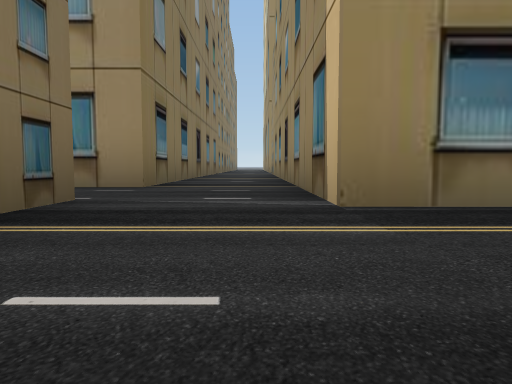
[1] (above)

23 first-person views from a walk through a robot-simulator world made for Gazebo. The camera is 1.2 m above the floor, tilts 4° down and sees 70° across. The floor is counted in squares, 5 m on a side. Each view is taken from the middle of a square. On the plan, view 1 faces up. The plan holds only what a view shows up to about 9 squares ahead; the rest is blank. The place goes on beyond the plan.

[2]
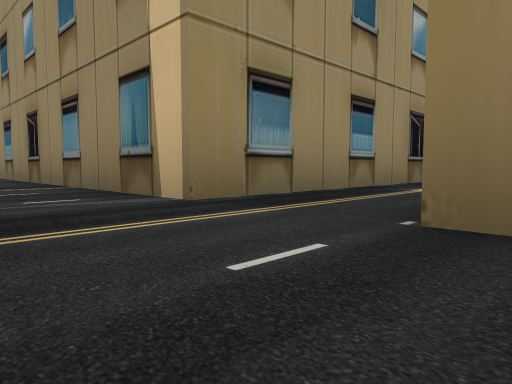

[3]
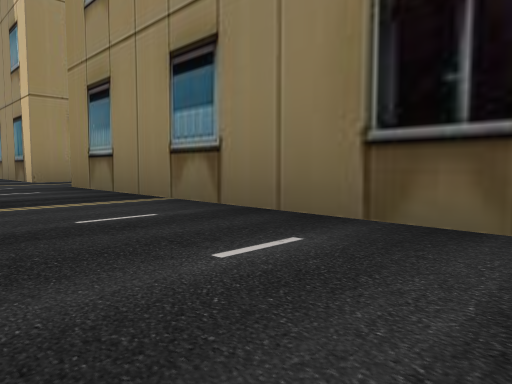

[4]
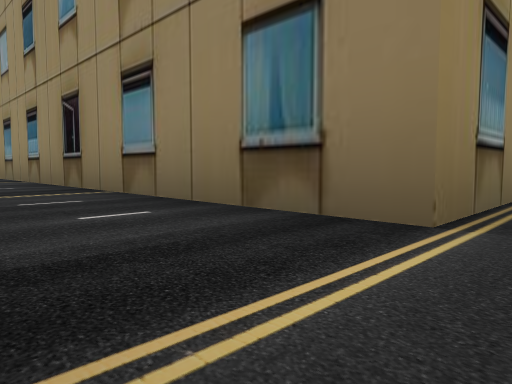

[5]
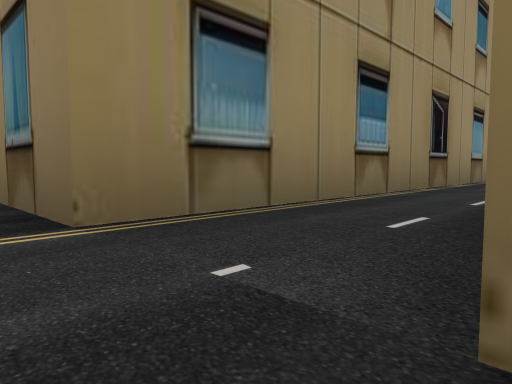

[6]
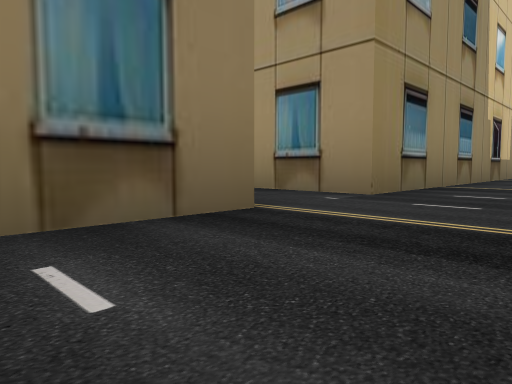

[7]
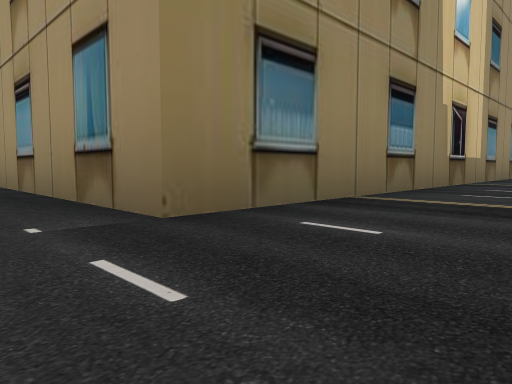

[8]
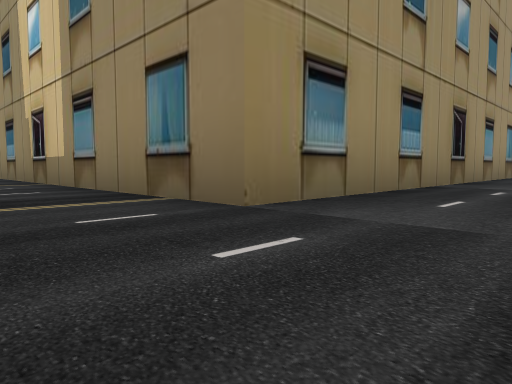

[9]
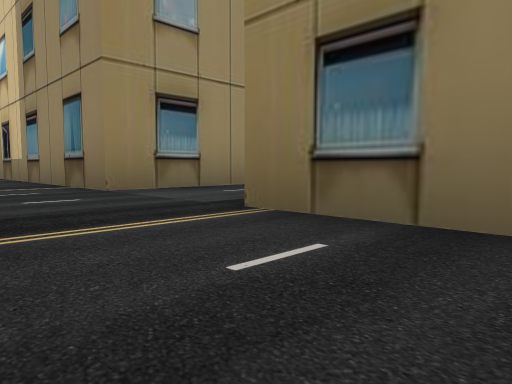

[10]
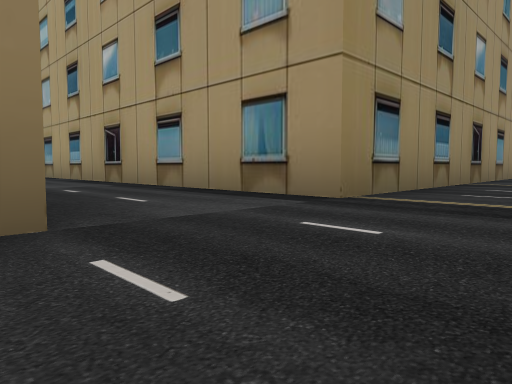

[11]
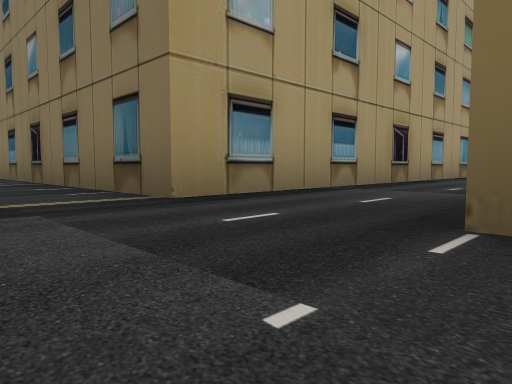

[12]
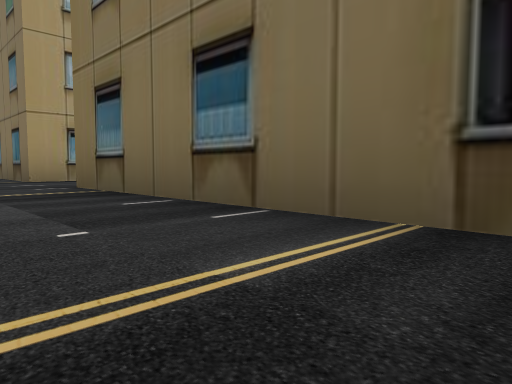

[13]
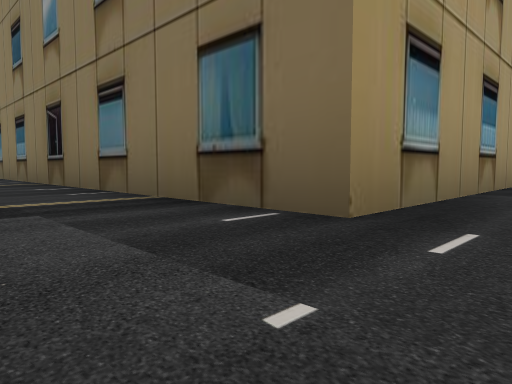

[14]
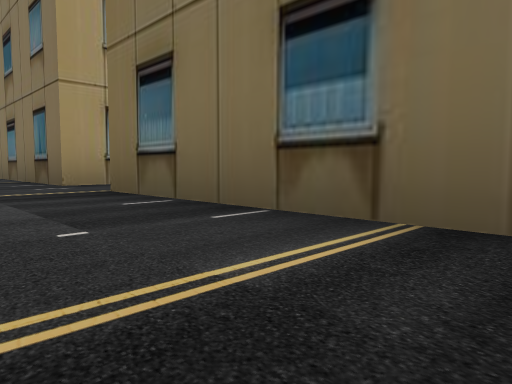

[15]
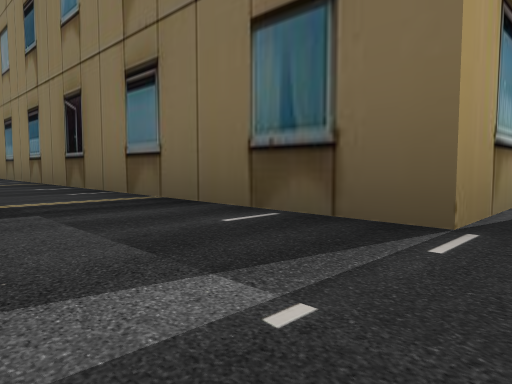

[16]
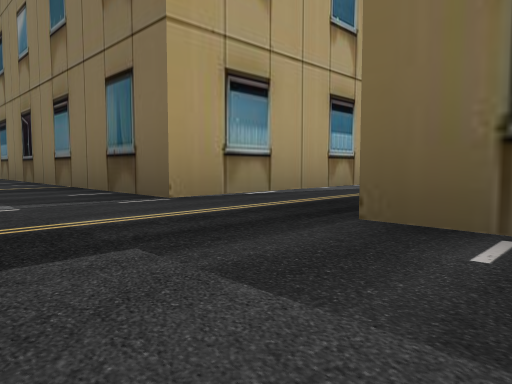

[17]
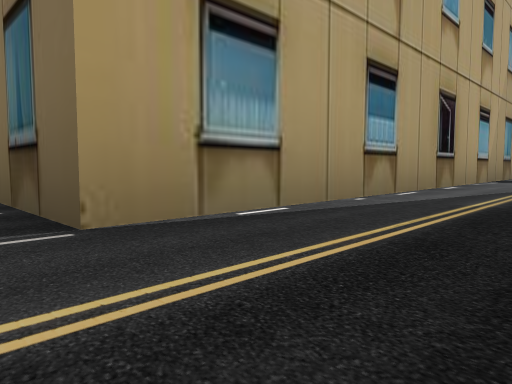

[18]
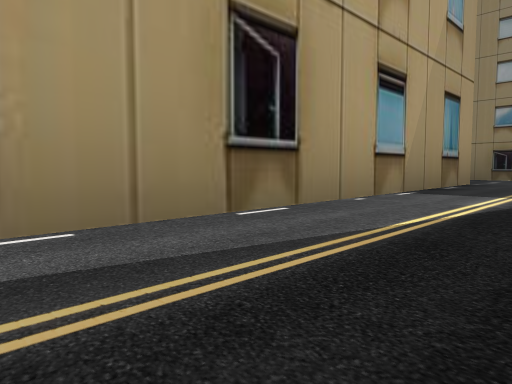

[19]
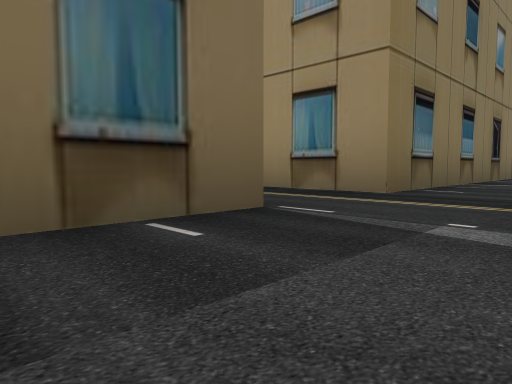

[20]
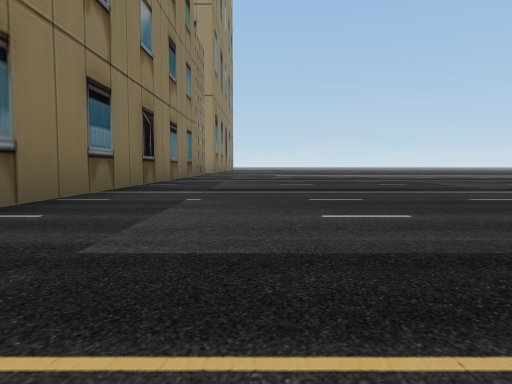

[21]
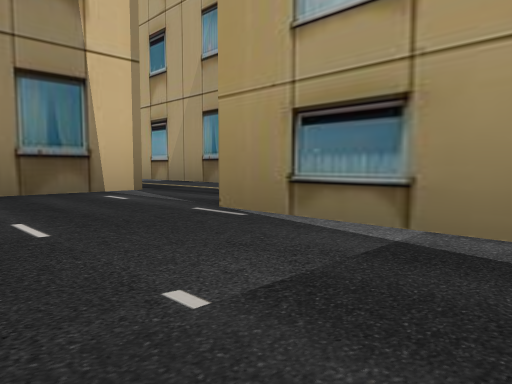

[22]
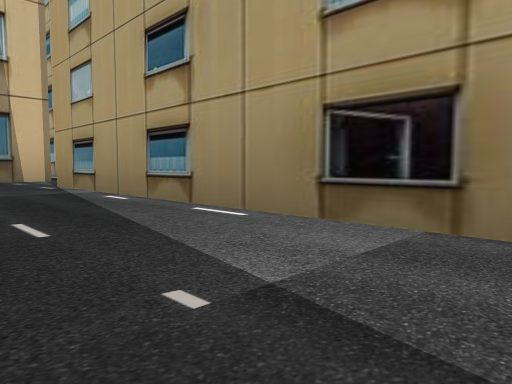

[23]
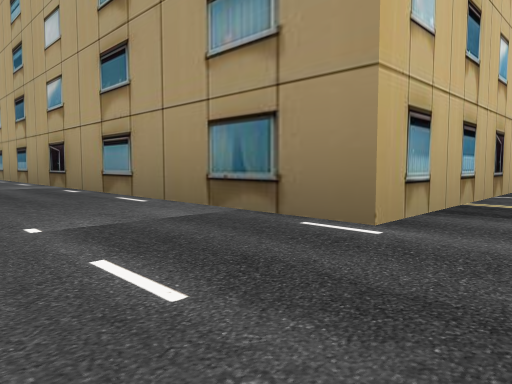

### Floor plan
Key: @ floor where view 1 was taken; . floor; B building.
Columns run from 10 left of view 1 to 10 right of it. Each row starts with its distance up from view 1.
  6         B..B      B..
  5         B..B      B..
  4 ...........B      B..
  3 ...........BBBBB BB..
  2 .BBBBBBBB............
  1 .B      B............
  0  B      B.@BBBBBBBB..
 -1          ..B      B..
 -2          ..B      B..
 -3          ..B      B.
 -4          ..B      B..
 -5          ..B      B..
 -6          ..B      B..
 -7          ..BBBBBBBB..
 -8          ............
 -9          ..BBBBBBBB..
-10          ..B      B..
-11          ..B      B..
-12           .B      B.
-13           .B      B..
-14           .B      B..
-15           .B      B..
-16          ..B      B..
-17          ..BBBBBBBB..
-18          ............
-19          ............
-20          ..BBBBBBBB..
-21          ..B      B.

Positions as (right, up) in squares from view 1, and headings:
1: (0, 0), facing up
2: (-1, 0), facing up-right
3: (-1, -4), facing up-right
4: (-1, -8), facing up-right
5: (0, -9), facing up-right
6: (-1, -6), facing down-right
7: (-1, -8), facing down-right
8: (-1, -19), facing up-right
9: (-1, -21), facing up-right
10: (-1, -17), facing down-right
11: (10, -17), facing down-left
12: (10, -13), facing down-left
13: (10, -8), facing down-left
14: (10, -4), facing down-left
15: (10, 1), facing down-left
16: (10, 3), facing down-left
17: (9, 2), facing down-left
18: (6, 2), facing down-left
19: (10, -1), facing up-left
20: (10, 1), facing up
21: (-3, 4), facing down-right
22: (-6, 4), facing down-right
23: (-10, 4), facing down-right
